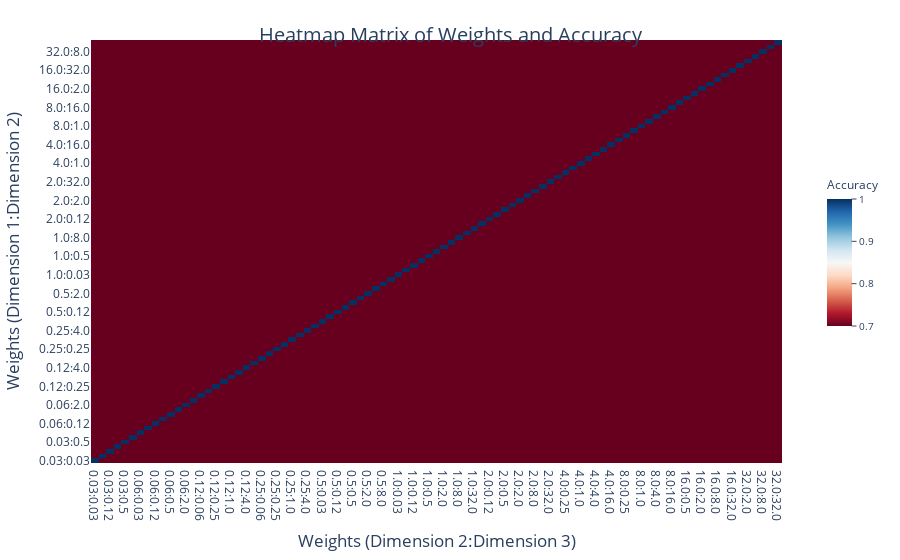

The code cell stored with this chart in its notebook:
### Markdown cell above
# HeatMap

### Code cell
import numpy as np
import plotly.graph_objects as go

# define the given weights and accuracy
weights = [(0.5, 0.5, 0.5),
 (0.5, 0.5, 1),
 (0.5, 0.5, 2),
 (0.5, 0.5, 4),
 (0.5, 0.5, 8),
 (0.5, 0.5, 16),
 (0.5, 1, 0.5),
 (0.5, 1, 1),
 (0.5, 1, 2),
 (0.5, 1, 4),
 (0.5, 1, 8),
 (0.5, 1, 16),
 (0.5, 2, 0.5),
 (0.5, 2, 1),
 (0.5, 2, 2),
 (0.5, 2, 4),
 (0.5, 2, 8),
 (0.5, 2, 16),
 (0.5, 4, 0.5),
 (0.5, 4, 1),
 (0.5, 4, 2),
 (0.5, 4, 4),
 (0.5, 4, 8),
 (0.5, 4, 16),
 (0.5, 8, 0.5),
 (0.5, 8, 1),
 (0.5, 8, 2),
 (0.5, 8, 4),
 (0.5, 8, 8),
 (0.5, 8, 16),
 (0.5, 16, 0.5),
 (0.5, 16, 1),
 (0.5, 16, 2),
 (0.5, 16, 4),
 (0.5, 16, 8),
 (0.5, 16, 16),
 (1, 0.5, 0.5),
 (1, 0.5, 1),
 (1, 0.5, 2),
 (1, 0.5, 4),
 (1, 0.5, 8),
 (1, 0.5, 16),
 (1, 1, 0.5),
 (1, 1, 1),
 (1, 1, 2),
 (1, 1, 4),
 (1, 1, 8),
 (1, 1, 16),
 (1, 2, 0.5),
 (1, 2, 1),
 (1, 2, 2),
 (1, 2, 4),
 (1, 2, 8),
 (1, 2, 16),
 (1, 4, 0.5),
 (1, 4, 1),
 (1, 4, 2),
 (1, 4, 4),
 (1, 4, 8),
 (1, 4, 16),
 (1, 8, 0.5),
 (1, 8, 1),
 (1, 8, 2),
 (1, 8, 4),
 (1, 8, 8),
 (1, 8, 16),
 (1, 16, 0.5),
 (1, 16, 1),
 (1, 16, 2),
 (1, 16, 4),
 (1, 16, 8),
 (1, 16, 16),
 (2, 0.5, 0.5),
 (2, 0.5, 1),
 (2, 0.5, 2),
 (2, 0.5, 4),
 (2, 0.5, 8),
 (2, 0.5, 16),
 (2, 1, 0.5),
 (2, 1, 1),
 (2, 1, 2),
 (2, 1, 4),
 (2, 1, 8),
 (2, 1, 16),
 (2, 2, 0.5),
 (2, 2, 1),
 (2, 2, 2),
 (2, 2, 4),
 (2, 2, 8),
 (2, 2, 16),
 (2, 4, 0.5),
 (2, 4, 1),
 (2, 4, 2),
 (2, 4, 4),
 (2, 4, 8),
 (2, 4, 16),
 (2, 8, 0.5),
 (2, 8, 1),
 (2, 8, 2),
 (2, 8, 4),
 (2, 8, 8),
 (2, 8, 16),
 (2, 16, 0.5),
 (2, 16, 1),
 (2, 16, 2),
 (2, 16, 4),
 (2, 16, 8),
 (2, 16, 16),
 (4, 0.5, 0.5),
 (4, 0.5, 1),
 (4, 0.5, 2),
 (4, 0.5, 4),
 (4, 0.5, 8),
 (4, 0.5, 16),
 (4, 1, 0.5),
 (4, 1, 1),
 (4, 1, 2),
 (4, 1, 4),
 (4, 1, 8),
 (4, 1, 16),
 (4, 2, 0.5),
 (4, 2, 1),
 (4, 2, 2),
 (4, 2, 4),
 (4, 2, 8),
 (4, 2, 16),
 (4, 4, 0.5),
 (4, 4, 1),
 (4, 4, 2),
 (4, 4, 4),
 (4, 4, 8),
 (4, 4, 16),
 (4, 8, 0.5),
 (4, 8, 1),
 (4, 8, 2),
 (4, 8, 4),
 (4, 8, 8),
 (4, 8, 16),
 (4, 16, 0.5),
 (4, 16, 1),
 (4, 16, 2),
 (4, 16, 4),
 (4, 16, 8),
 (4, 16, 16),
 (8, 0.5, 0.5),
 (8, 0.5, 1),
 (8, 0.5, 2),
 (8, 0.5, 4),
 (8, 0.5, 8),
 (8, 0.5, 16),
 (8, 1, 0.5),
 (8, 1, 1),
 (8, 1, 2),
 (8, 1, 4),
 (8, 1, 8),
 (8, 1, 16),
 (8, 2, 0.5),
 (8, 2, 1),
 (8, 2, 2),
 (8, 2, 4),
 (8, 2, 8),
 (8, 2, 16),
 (8, 4, 0.5),
 (8, 4, 1),
 (8, 4, 2),
 (8, 4, 4),
 (8, 4, 8),
 (8, 4, 16),
 (8, 8, 0.5),
 (8, 8, 1),
 (8, 8, 2),
 (8, 8, 4),
 (8, 8, 8),
 (8, 8, 16),
 (8, 16, 0.5),
 (8, 16, 1),
 (8, 16, 2),
 (8, 16, 4),
 (8, 16, 8),
 (8, 16, 16),
 (16, 0.5, 0.5),
 (16, 0.5, 1),
 (16, 0.5, 2),
 (16, 0.5, 4),
 (16, 0.5, 8),
 (16, 0.5, 16),
 (16, 1, 0.5),
 (16, 1, 1),
 (16, 1, 2),
 (16, 1, 4),
 (16, 1, 8),
 (16, 1, 16),
 (16, 2, 0.5),
 (16, 2, 1),
 (16, 2, 2),
 (16, 2, 4),
 (16, 2, 8),
 (16, 2, 16),
 (16, 4, 0.5),
 (16, 4, 1),
 (16, 4, 2),
 (16, 4, 4),
 (16, 4, 8),
 (16, 4, 16),
 (16, 8, 0.5),
 (16, 8, 1),
 (16, 8, 2),
 (16, 8, 4),
 (16, 8, 8),
 (16, 8, 16),
 (16, 16, 0.5),
 (16, 16, 1),
 (16, 16, 2),
 (16, 16, 4),
 (16, 16, 8),
 (16, 16, 16)]
accuracy = [63.90,
64.23,
64.36,
64.33,
62.89,
59.66,
59.15,
61.05,
60.92,
60.04,
59.10,
57.23,
54.50,
55.26,
55.41,
54.30,
52.78,
52.35,
50.63,
51.11,
51.49,
51.74,
51.42,
49.90,
51.52,
50.61,
49.72,
50.86,
49.97,
49.65,
50.30,
50.46,
50.51,
50.94,
49.92,
49.57,
63.57,
63.75,
64.08,
63.55,
61.60,
58.32,
60.31,
63.85,
64.23,
64.36,
64.33,
62.92,
54.20,
59.20,
60.95,
60.89,
60.09,
59.10,
51.19,
54.47,
55.31,
55.41,
54.30,
52.81,
50.51,
50.63,
50.99,
51.54,
51.79,
50.76,
50.28,
51.52,
50.53,
49.72,
50.86,
49.90,
61.63,
62.74,
62.51,
61.78,
60.24,
56.95,
59.00,
63.40,
63.75,
64.11,
63.55,
61.60,
52.91,
60.39,
63.95,
64.26,
64.36,
64.36,
48.81,
54.20,
59.73,
60.92,
60.92,
60.14,
49.09,
51.19,
54.45,
55.28,
55.43,
54.30,
48.99,
49.44,
51.59,
51.11,
51.49,
51.74,
58.11,
58.77,
58.39,
58.47,
56.75,
52.93,
56.12,
61.60,
62.74,
62.51,
61.78,
60.24,
50.30,
58.97,
63.55,
63.75,
64.08,
63.55,
46.92,
52.81,
60.39,
63.90,
64.21,
64.28,
45.75,
48.76,
54.27,
59.78,
60.62,
60.89,
46.81,
49.09,
50.61,
54.40,
55.28,
55.36,
45.17,
46.41,
44.67,
42.64,
40.29,
37.41,
48.53,
58.11,
58.75,
58.39,
58.47,
56.72,
45.98,
56.09,
61.60,
62.74,
62.51,
61.78,
42.90,
50.30,
59.02,
63.55,
63.90,
64.08,
41.89,
46.84,
52.83,
60.36,
63.83,
64.28,
42.19,
45.73,
48.81,
54.22,
59.76,
61.20,
42.67,
43.53,
42.97,
41.03,
37.89,
34.88,
41.94,
45.15,
46.41,
44.67,
42.67,
40.29,
39.89,
48.56,
58.16,
58.77,
58.37,
58.47,
37.26,
45.98,
56.09,
61.60,
62.74,
62.21,
36.10,
42.92,
50.30,
59.02,
63.52,
63.75,
35.89,
41.91,
46.92,
52.86,
60.31,
63.98]

# calculate the resulting weights
resulting_weights = []
for w in weights:
    resulting_weights.append(tuple([round(x/w[0], 2) for x in w[1:]]))

# get the unique values of the resulting weights to create the heatmap matrix
unique_weights = np.unique(resulting_weights, axis=0)

# create an empty matrix to store the accuracy values
heatmap = np.zeros((unique_weights.shape[0], unique_weights.shape[0]))

# fill the matrix with accuracy values
for i in range(len(resulting_weights)):
    row = np.where(np.all(unique_weights == resulting_weights[i], axis=1))[0][0]
    col = np.where(np.all(unique_weights == resulting_weights[i], axis=1))[0][0]
    heatmap[row, col] = accuracy[i]

# create the heatmap plot using Plotly
fig = go.Figure(data=go.Heatmap(
        z=heatmap,
        x=[f'{x[0]}:{x[1]}' for x in unique_weights],
        y=[f'{x[0]}:{x[1]}' for x in unique_weights],
        colorscale='RdBu_r',
        reversescale=True,
        zmin=0.7,
        zmax=1,
        colorbar=dict(
            title='Accuracy',
            thickness=25,
            len=0.4,
            x=1.05,
            y=0.5,
            ticks='outside',
            tickfont=dict(size=10),
        )
))

# set the plot layout
fig.update_layout(
    title={
        'text': "Heatmap Matrix of Weights and Accuracy",
        'y':0.95,
        'x':0.5,
        'xanchor': 'center',
        'yanchor': 'top',
    },
    xaxis=dict(
        title='Weights (Dimension 2:Dimension 3)',
        tickfont=dict(size=12),
    ),
    yaxis=dict(
        title='Weights (Dimension 1:Dimension 2)',
        tickfont=dict(size=12),
    ),
    margin=dict(l=40, r=40, t=40, b=40),
    font=dict(size=14),
)

# show the plot
fig.show()

### Figure 1 — Plotly figure (JSON) as saved in the notebook; plotly's stock layout.template omitted (floating-point values rounded to 4 significant figures; data arrays with more than 128 entries replaced by an {"elided": "..."} marker saying what was removed)
{"data": [{"colorbar": {"len": 0.4, "thickness": 25, "tickfont": {"size": 10}, "ticks": "outside", "title": {"text": "Accuracy"}, "x": 1.05, "y": 0.5}, "colorscale": [[0, "rgb(5,48,97)"], [0.1, "rgb(33,102,172)"], [0.2, "rgb(67,147,195)"], [0.3, "rgb(146,197,222)"], [0.4, "rgb(209,229,240)"], [0.5, "rgb(247,247,247)"], [0.6, "rgb(253,219,199)"], [0.7, "rgb(244,165,130)"], [0.8, "rgb(214,96,77)"], [0.9, "rgb(178,24,43)"], [1, "rgb(103,0,31)"]], "reversescale": true, "type": "heatmap", "x": ["0.03:0.03", "0.03:0.06", "0.03:0.12", "0.03:0.25", "0.03:0.5", "0.03:1.0", "0.06:0.03", "0.06:0.06", "0.06:0.12", "0.06:0.25", "0.06:0.5", "0.06:1.0", "0.06:2.0", "0.12:0.03", "0.12:0.06", "0.12:0.12", "0.12:0.25", "0.12:0.5", "0.12:1.0", "0.12:2.0", "0.12:4.0", "0.25:0.03", "0.25:0.06", "0.25:0.12", "0.25:0.25", "0.25:0.5", "0.25:1.0", "0.25:2.0", "0.25:4.0", "0.25:8.0", "0.5:0.03", "0.5:0.06", "0.5:0.12", "0.5:0.25", "0.5:0.5", "0.5:1.0", "0.5:2.0", "0.5:4.0", "0.5:8.0", "0.5:16.0", "1.0:0.03", "1.0:0.06", "1.0:0.12", "1.0:0.25", "1.0:0.5", "1.0:1.0", "1.0:2.0", "1.0:4.0", "1.0:8.0", "1.0:16.0", "1.0:32.0", "2.0:0.06", "2.0:0.12", "2.0:0.25", "2.0:0.5", "2.0:1.0", "2.0:2.0", "2.0:4.0", "2.0:8.0", "2.0:16.0", "2.0:32.0", "4.0:0.12", "4.0:0.25", "4.0:0.5", "4.0:1.0", "4.0:2.0", "4.0:4.0", "4.0:8.0", "4.0:16.0", "4.0:32.0", "8.0:0.25", "8.0:0.5", "8.0:1.0", "8.0:2.0", "8.0:4.0", "8.0:8.0", "8.0:16.0", "8.0:32.0", "16.0:0.5", "16.0:1.0", "16.0:2.0", "16.0:4.0", "16.0:8.0", "16.0:16.0", "16.0:32.0", "32.0:1.0", "32.0:2.0", "32.0:4.0", "32.0:8.0", "32.0:16.0", "32.0:32.0"], "y": ["0.03:0.03", "0.03:0.06", "0.03:0.12", "0.03:0.25", "0.03:0.5", "0.03:1.0", "0.06:0.03", "0.06:0.06", "0.06:0.12", "0.06:0.25", "0.06:0.5", "0.06:1.0", "0.06:2.0", "0.12:0.03", "0.12:0.06", "0.12:0.12", "0.12:0.25", "0.12:0.5", "0.12:1.0", "0.12:2.0", "0.12:4.0", "0.25:0.03", "0.25:0.06", "0.25:0.12", "0.25:0.25", "0.25:0.5", "0.25:1.0", "0.25:2.0", "0.25:4.0", "0.25:8.0", "0.5:0.03", "0.5:0.06", "0.5:0.12", "0.5:0.25", "0.5:0.5", "0.5:1.0", "0.5:2.0", "0.5:4.0", "0.5:8.0", "0.5:16.0", "1.0:0.03", "1.0:0.06", "1.0:0.12", "1.0:0.25", "1.0:0.5", "1.0:1.0", "1.0:2.0", "1.0:4.0", "1.0:8.0", "1.0:16.0", "1.0:32.0", "2.0:0.06", "2.0:0.12", "2.0:0.25", "2.0:0.5", "2.0:1.0", "2.0:2.0", "2.0:4.0", "2.0:8.0", "2.0:16.0", "2.0:32.0", "4.0:0.12", "4.0:0.25", "4.0:0.5", "4.0:1.0", "4.0:2.0", "4.0:4.0", "4.0:8.0", "4.0:16.0", "4.0:32.0", "8.0:0.25", "8.0:0.5", "8.0:1.0", "8.0:2.0", "8.0:4.0", "8.0:8.0", "8.0:16.0", "8.0:32.0", "16.0:0.5", "16.0:1.0", "16.0:2.0", "16.0:4.0", "16.0:8.0", "16.0:16.0", "16.0:32.0", "32.0:1.0", "32.0:2.0", "32.0:4.0", "32.0:8.0", "32.0:16.0", "32.0:32.0"], "z": {"elided": "91x91 float values"}, "zmax": 1, "zmin": 0.7}], "layout": {"font": {"size": 14}, "margin": {"b": 40, "l": 40, "r": 40, "t": 40}, "title": {"text": "Heatmap Matrix of Weights and Accuracy", "x": 0.5, "xanchor": "center", "y": 0.95, "yanchor": "top"}, "xaxis": {"tickfont": {"size": 12}, "title": {"text": "Weights (Dimension 2:Dimension 3)"}}, "yaxis": {"tickfont": {"size": 12}, "title": {"text": "Weights (Dimension 1:Dimension 2)"}}}}
